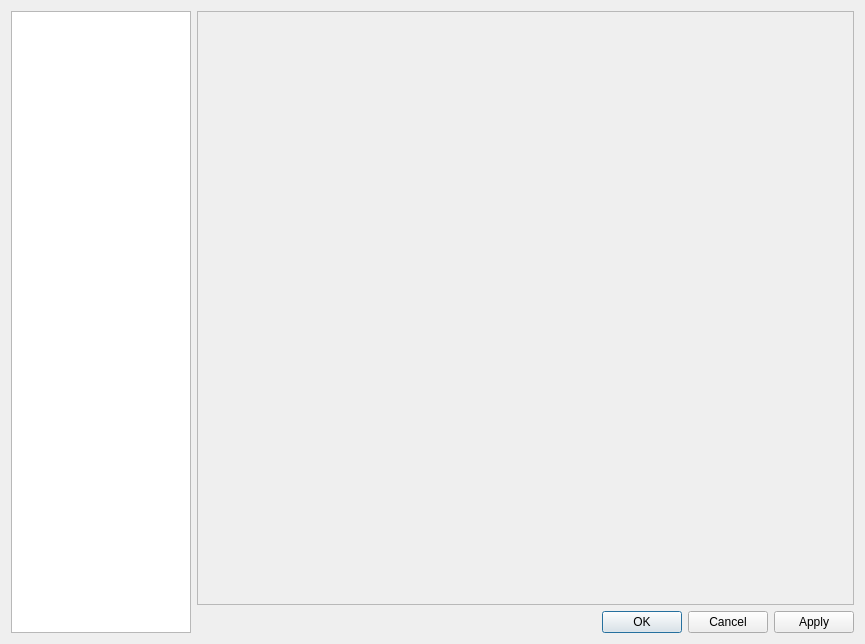
<?xml version="1.0" encoding="UTF-8"?>
<ui version="4.0">
 <class>OptionsDlg</class>
 <widget class="QDialog" name="OptionsDlg">
  <property name="geometry">
   <rect>
    <x>0</x>
    <y>0</y>
    <width>865</width>
    <height>644</height>
   </rect>
  </property>
  <property name="windowTitle">
   <string>Параметры</string>
  </property>
  <property name="windowIcon">
   <iconset resource="../res/res.qrc">
    <normaloff>:/icons/shell32.dll_14_274-0.png</normaloff>:/icons/shell32.dll_14_274-0.png</iconset>
  </property>
  <layout class="QHBoxLayout" name="horizontalLayout">
   <item>
    <widget class="QListWidget" name="listWidget">
     <property name="maximumSize">
      <size>
       <width>180</width>
       <height>16777215</height>
      </size>
     </property>
     <property name="editTriggers">
      <set>QAbstractItemView::NoEditTriggers</set>
     </property>
     <property name="iconSize">
      <size>
       <width>32</width>
       <height>32</height>
      </size>
     </property>
     <property name="textElideMode">
      <enum>Qt::ElideMiddle</enum>
     </property>
     <property name="movement">
      <enum>QListView::Static</enum>
     </property>
     <property name="viewMode">
      <enum>QListView::ListMode</enum>
     </property>
     <property name="uniformItemSizes">
      <bool>true</bool>
     </property>
     <property name="itemAlignment">
      <set>Qt::AlignCenter</set>
     </property>
    </widget>
   </item>
   <item>
    <layout class="QVBoxLayout" name="verticalLayout">
     <item>
      <widget class="QScrollArea" name="scrollArea">
       <property name="widgetResizable">
        <bool>true</bool>
       </property>
       <property name="alignment">
        <set>Qt::AlignCenter</set>
       </property>
       <widget class="QWidget" name="scrollAreaWidgetContents">
        <property name="geometry">
         <rect>
          <x>0</x>
          <y>0</y>
          <width>657</width>
          <height>592</height>
         </rect>
        </property>
       </widget>
      </widget>
     </item>
     <item>
      <widget class="QDialogButtonBox" name="buttonBox">
       <property name="orientation">
        <enum>Qt::Horizontal</enum>
       </property>
       <property name="standardButtons">
        <set>QDialogButtonBox::Apply|QDialogButtonBox::Cancel|QDialogButtonBox::Ok</set>
       </property>
      </widget>
     </item>
    </layout>
   </item>
  </layout>
 </widget>
 <resources>
  <include location="../res/res.qrc"/>
 </resources>
 <connections>
  <connection>
   <sender>buttonBox</sender>
   <signal>accepted()</signal>
   <receiver>OptionsDlg</receiver>
   <slot>accept()</slot>
   <hints>
    <hint type="sourcelabel">
     <x>248</x>
     <y>254</y>
    </hint>
    <hint type="destinationlabel">
     <x>157</x>
     <y>274</y>
    </hint>
   </hints>
  </connection>
  <connection>
   <sender>buttonBox</sender>
   <signal>rejected()</signal>
   <receiver>OptionsDlg</receiver>
   <slot>reject()</slot>
   <hints>
    <hint type="sourcelabel">
     <x>316</x>
     <y>260</y>
    </hint>
    <hint type="destinationlabel">
     <x>286</x>
     <y>274</y>
    </hint>
   </hints>
  </connection>
 </connections>
</ui>
